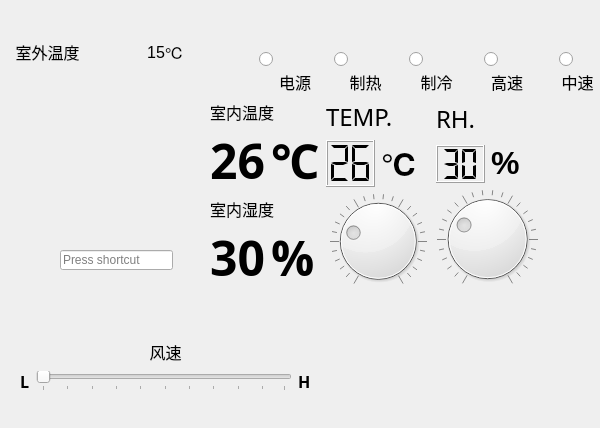
<?xml version="1.0" encoding="UTF-8"?>
<ui version="4.0">
 <class>Air_Window_Dialog</class>
 <widget class="QDialog" name="Air_Window_Dialog">
  <property name="geometry">
   <rect>
    <x>0</x>
    <y>0</y>
    <width>600</width>
    <height>428</height>
   </rect>
  </property>
  <property name="windowTitle">
   <string>Dialog</string>
  </property>
  <widget class="QKeySequenceEdit" name="keySequenceEdit">
   <property name="geometry">
    <rect>
     <x>60</x>
     <y>250</y>
     <width>113</width>
     <height>20</height>
    </rect>
   </property>
  </widget>
  <widget class="QWidget" name="">
   <layout class="QHBoxLayout" name="horizontalLayout" stretch="1,3">
    <property name="spacing">
     <number>0</number>
    </property>
    <property name="topMargin">
     <number>10</number>
    </property>
    <item>
     <layout class="QHBoxLayout" name="horizontalLayout_22" stretch="4,2,1,1">
      <property name="spacing">
       <number>0</number>
      </property>
      <item>
       <widget class="QLabel" name="label_14">
        <property name="font">
         <font>
          <pointsize>12</pointsize>
         </font>
        </property>
        <property name="text">
         <string>室外温度</string>
        </property>
        <property name="alignment">
         <set>Qt::AlignCenter</set>
        </property>
       </widget>
      </item>
      <item>
       <widget class="QLabel" name="label_15">
        <property name="font">
         <font>
          <pointsize>12</pointsize>
         </font>
        </property>
        <property name="styleSheet">
         <string notr="true">border-image: url(:/weather/image/clear_to_overcast.png);</string>
        </property>
        <property name="text">
         <string/>
        </property>
       </widget>
      </item>
      <item>
       <widget class="QLabel" name="label_16">
        <property name="font">
         <font>
          <pointsize>12</pointsize>
         </font>
        </property>
        <property name="text">
         <string>15</string>
        </property>
        <property name="alignment">
         <set>Qt::AlignRight|Qt::AlignTrailing|Qt::AlignVCenter</set>
        </property>
       </widget>
      </item>
      <item>
       <widget class="QLabel" name="label_17">
        <property name="font">
         <font>
          <pointsize>12</pointsize>
         </font>
        </property>
        <property name="text">
         <string>℃</string>
        </property>
       </widget>
      </item>
     </layout>
    </item>
    <item>
     <layout class="QVBoxLayout" name="verticalLayout_7" stretch="1,2,0">
      <property name="spacing">
       <number>0</number>
      </property>
      <item>
       <layout class="QHBoxLayout" name="horizontalLayout_29">
        <item>
         <spacer name="verticalSpacer">
          <property name="orientation">
           <enum>Qt::Vertical</enum>
          </property>
          <property name="sizeHint" stdset="0">
           <size>
            <width>20</width>
            <height>40</height>
           </size>
          </property>
         </spacer>
        </item>
       </layout>
      </item>
      <item>
       <layout class="QHBoxLayout" name="horizontalLayout_19" stretch="0,1,1,1,1,1,1,1">
        <property name="spacing">
         <number>0</number>
        </property>
        <property name="rightMargin">
         <number>0</number>
        </property>
        <item>
         <spacer name="horizontalSpacer_5">
          <property name="orientation">
           <enum>Qt::Horizontal</enum>
          </property>
          <property name="sizeHint" stdset="0">
           <size>
            <width>40</width>
            <height>20</height>
           </size>
          </property>
         </spacer>
        </item>
        <item>
         <layout class="QHBoxLayout" name="horizontalLayout_26">
          <property name="spacing">
           <number>0</number>
          </property>
          <item>
           <spacer name="horizontalSpacer_14">
            <property name="orientation">
             <enum>Qt::Horizontal</enum>
            </property>
            <property name="sizeHint" stdset="0">
             <size>
              <width>40</width>
              <height>20</height>
             </size>
            </property>
           </spacer>
          </item>
          <item>
           <widget class="QRadioButton" name="radioButton">
            <property name="text">
             <string/>
            </property>
           </widget>
          </item>
          <item>
           <spacer name="horizontalSpacer_15">
            <property name="orientation">
             <enum>Qt::Horizontal</enum>
            </property>
            <property name="sizeHint" stdset="0">
             <size>
              <width>40</width>
              <height>20</height>
             </size>
            </property>
           </spacer>
          </item>
         </layout>
        </item>
        <item>
         <layout class="QHBoxLayout" name="horizontalLayout_24">
          <item>
           <spacer name="horizontalSpacer_9">
            <property name="orientation">
             <enum>Qt::Horizontal</enum>
            </property>
            <property name="sizeHint" stdset="0">
             <size>
              <width>40</width>
              <height>20</height>
             </size>
            </property>
           </spacer>
          </item>
          <item>
           <widget class="QRadioButton" name="radioButton_3">
            <property name="text">
             <string/>
            </property>
           </widget>
          </item>
          <item>
           <spacer name="horizontalSpacer_16">
            <property name="orientation">
             <enum>Qt::Horizontal</enum>
            </property>
            <property name="sizeHint" stdset="0">
             <size>
              <width>40</width>
              <height>20</height>
             </size>
            </property>
           </spacer>
          </item>
         </layout>
        </item>
        <item>
         <layout class="QHBoxLayout" name="horizontalLayout_21">
          <item>
           <spacer name="horizontalSpacer_10">
            <property name="orientation">
             <enum>Qt::Horizontal</enum>
            </property>
            <property name="sizeHint" stdset="0">
             <size>
              <width>40</width>
              <height>20</height>
             </size>
            </property>
           </spacer>
          </item>
          <item>
           <widget class="QRadioButton" name="radioButton_4">
            <property name="text">
             <string/>
            </property>
           </widget>
          </item>
          <item>
           <spacer name="horizontalSpacer_17">
            <property name="orientation">
             <enum>Qt::Horizontal</enum>
            </property>
            <property name="sizeHint" stdset="0">
             <size>
              <width>40</width>
              <height>20</height>
             </size>
            </property>
           </spacer>
          </item>
         </layout>
        </item>
        <item>
         <layout class="QHBoxLayout" name="horizontalLayout_23">
          <item>
           <spacer name="horizontalSpacer_11">
            <property name="orientation">
             <enum>Qt::Horizontal</enum>
            </property>
            <property name="sizeHint" stdset="0">
             <size>
              <width>40</width>
              <height>20</height>
             </size>
            </property>
           </spacer>
          </item>
          <item>
           <widget class="QRadioButton" name="radioButton_5">
            <property name="text">
             <string/>
            </property>
           </widget>
          </item>
          <item>
           <spacer name="horizontalSpacer_18">
            <property name="orientation">
             <enum>Qt::Horizontal</enum>
            </property>
            <property name="sizeHint" stdset="0">
             <size>
              <width>40</width>
              <height>20</height>
             </size>
            </property>
           </spacer>
          </item>
         </layout>
        </item>
        <item>
         <layout class="QHBoxLayout" name="horizontalLayout_28">
          <item>
           <spacer name="horizontalSpacer_19">
            <property name="orientation">
             <enum>Qt::Horizontal</enum>
            </property>
            <property name="sizeHint" stdset="0">
             <size>
              <width>40</width>
              <height>20</height>
             </size>
            </property>
           </spacer>
          </item>
          <item>
           <widget class="QRadioButton" name="radioButton_2">
            <property name="text">
             <string/>
            </property>
           </widget>
          </item>
          <item>
           <spacer name="horizontalSpacer_20">
            <property name="orientation">
             <enum>Qt::Horizontal</enum>
            </property>
            <property name="sizeHint" stdset="0">
             <size>
              <width>40</width>
              <height>20</height>
             </size>
            </property>
           </spacer>
          </item>
         </layout>
        </item>
        <item>
         <layout class="QHBoxLayout" name="horizontalLayout_27">
          <item>
           <spacer name="horizontalSpacer_12">
            <property name="orientation">
             <enum>Qt::Horizontal</enum>
            </property>
            <property name="sizeHint" stdset="0">
             <size>
              <width>40</width>
              <height>20</height>
             </size>
            </property>
           </spacer>
          </item>
          <item>
           <widget class="QRadioButton" name="radioButton_6">
            <property name="text">
             <string/>
            </property>
           </widget>
          </item>
          <item>
           <spacer name="horizontalSpacer_21">
            <property name="orientation">
             <enum>Qt::Horizontal</enum>
            </property>
            <property name="sizeHint" stdset="0">
             <size>
              <width>40</width>
              <height>20</height>
             </size>
            </property>
           </spacer>
          </item>
         </layout>
        </item>
        <item>
         <spacer name="horizontalSpacer_6">
          <property name="orientation">
           <enum>Qt::Horizontal</enum>
          </property>
          <property name="sizeHint" stdset="0">
           <size>
            <width>40</width>
            <height>20</height>
           </size>
          </property>
         </spacer>
        </item>
       </layout>
      </item>
      <item>
       <layout class="QHBoxLayout" name="horizontalLayout_18" stretch="1,1,1,1,1,1,1,1">
        <item>
         <spacer name="horizontalSpacer_7">
          <property name="orientation">
           <enum>Qt::Horizontal</enum>
          </property>
          <property name="sizeHint" stdset="0">
           <size>
            <width>40</width>
            <height>20</height>
           </size>
          </property>
         </spacer>
        </item>
        <item>
         <widget class="QLabel" name="label_19">
          <property name="font">
           <font>
            <pointsize>12</pointsize>
           </font>
          </property>
          <property name="text">
           <string>电源</string>
          </property>
          <property name="alignment">
           <set>Qt::AlignHCenter|Qt::AlignTop</set>
          </property>
         </widget>
        </item>
        <item>
         <widget class="QLabel" name="label_18">
          <property name="font">
           <font>
            <pointsize>12</pointsize>
           </font>
          </property>
          <property name="text">
           <string>制热</string>
          </property>
          <property name="alignment">
           <set>Qt::AlignHCenter|Qt::AlignTop</set>
          </property>
         </widget>
        </item>
        <item>
         <widget class="QLabel" name="label_20">
          <property name="font">
           <font>
            <pointsize>12</pointsize>
           </font>
          </property>
          <property name="text">
           <string>制冷</string>
          </property>
          <property name="alignment">
           <set>Qt::AlignHCenter|Qt::AlignTop</set>
          </property>
         </widget>
        </item>
        <item>
         <widget class="QLabel" name="label_21">
          <property name="font">
           <font>
            <pointsize>12</pointsize>
           </font>
          </property>
          <property name="text">
           <string>高速</string>
          </property>
          <property name="alignment">
           <set>Qt::AlignHCenter|Qt::AlignTop</set>
          </property>
         </widget>
        </item>
        <item>
         <widget class="QLabel" name="label_22">
          <property name="font">
           <font>
            <pointsize>12</pointsize>
           </font>
          </property>
          <property name="text">
           <string>中速</string>
          </property>
          <property name="alignment">
           <set>Qt::AlignHCenter|Qt::AlignTop</set>
          </property>
         </widget>
        </item>
        <item>
         <widget class="QLabel" name="label_23">
          <property name="font">
           <font>
            <pointsize>12</pointsize>
           </font>
          </property>
          <property name="text">
           <string>低速</string>
          </property>
          <property name="alignment">
           <set>Qt::AlignHCenter|Qt::AlignTop</set>
          </property>
         </widget>
        </item>
        <item>
         <spacer name="horizontalSpacer_8">
          <property name="orientation">
           <enum>Qt::Horizontal</enum>
          </property>
          <property name="sizeHint" stdset="0">
           <size>
            <width>40</width>
            <height>20</height>
           </size>
          </property>
         </spacer>
        </item>
       </layout>
      </item>
     </layout>
    </item>
   </layout>
  </widget>
  <widget class="QWidget" name="">
   <property name="geometry">
    <rect>
     <x>210</x>
     <y>100</y>
     <width>329</width>
     <height>189</height>
    </rect>
   </property>
   <layout class="QHBoxLayout" name="horizontalLayout_9">
    <item>
     <layout class="QVBoxLayout" name="verticalLayout_4" stretch="1,2,1,0">
      <item>
       <widget class="QLabel" name="label">
        <property name="font">
         <font>
          <pointsize>12</pointsize>
         </font>
        </property>
        <property name="text">
         <string>室内温度</string>
        </property>
       </widget>
      </item>
      <item>
       <layout class="QHBoxLayout" name="horizontalLayout_5">
        <item>
         <widget class="QLabel" name="label_temp">
          <property name="font">
           <font>
            <family>宋体</family>
            <pointsize>36</pointsize>
            <weight>75</weight>
            <bold>true</bold>
           </font>
          </property>
          <property name="text">
           <string>26</string>
          </property>
          <property name="alignment">
           <set>Qt::AlignRight|Qt::AlignTrailing|Qt::AlignVCenter</set>
          </property>
         </widget>
        </item>
        <item>
         <widget class="QLabel" name="label_4">
          <property name="font">
           <font>
            <family>宋体</family>
            <pointsize>36</pointsize>
            <weight>75</weight>
            <bold>true</bold>
           </font>
          </property>
          <property name="text">
           <string>℃</string>
          </property>
         </widget>
        </item>
       </layout>
      </item>
      <item>
       <widget class="QLabel" name="label_2">
        <property name="font">
         <font>
          <pointsize>12</pointsize>
         </font>
        </property>
        <property name="text">
         <string>室内湿度</string>
        </property>
       </widget>
      </item>
      <item>
       <layout class="QHBoxLayout" name="horizontalLayout_8">
        <item>
         <widget class="QLabel" name="label_temp_2">
          <property name="font">
           <font>
            <family>宋体</family>
            <pointsize>36</pointsize>
            <weight>75</weight>
            <bold>true</bold>
           </font>
          </property>
          <property name="text">
           <string>30</string>
          </property>
          <property name="alignment">
           <set>Qt::AlignRight|Qt::AlignTrailing|Qt::AlignVCenter</set>
          </property>
         </widget>
        </item>
        <item>
         <widget class="QLabel" name="label_10">
          <property name="font">
           <font>
            <family>宋体</family>
            <pointsize>36</pointsize>
            <weight>75</weight>
            <bold>true</bold>
           </font>
          </property>
          <property name="text">
           <string>%</string>
          </property>
         </widget>
        </item>
       </layout>
      </item>
     </layout>
    </item>
    <item>
     <layout class="QVBoxLayout" name="verticalLayout_2">
      <item>
       <widget class="QLabel" name="label_6">
        <property name="font">
         <font>
          <family>Algerian</family>
         </font>
        </property>
        <property name="text">
         <string>&lt;html&gt;&lt;head/&gt;&lt;body&gt;&lt;p&gt;&lt;span style=&quot; font-size:18pt;&quot;&gt;TEMP.&lt;/span&gt;&lt;/p&gt;&lt;/body&gt;&lt;/html&gt;</string>
        </property>
       </widget>
      </item>
      <item>
       <layout class="QHBoxLayout" name="horizontalLayout_2">
        <item>
         <widget class="QLCDNumber" name="lcdNumber_2">
          <property name="digitCount">
           <number>2</number>
          </property>
          <property name="segmentStyle">
           <enum>QLCDNumber::Flat</enum>
          </property>
          <property name="intValue" stdset="0">
           <number>26</number>
          </property>
         </widget>
        </item>
        <item>
         <widget class="QLabel" name="label_5">
          <property name="text">
           <string>&lt;html&gt;&lt;head/&gt;&lt;body&gt;&lt;p&gt;&lt;span style=&quot; font-size:24pt; font-weight:600;&quot;&gt;℃&lt;/span&gt;&lt;/p&gt;&lt;/body&gt;&lt;/html&gt;</string>
          </property>
         </widget>
        </item>
       </layout>
      </item>
      <item>
       <widget class="QDial" name="dialTemp">
        <property name="value">
         <number>26</number>
        </property>
        <property name="orientation">
         <enum>Qt::Horizontal</enum>
        </property>
        <property name="wrapping">
         <bool>false</bool>
        </property>
        <property name="notchesVisible">
         <bool>true</bool>
        </property>
       </widget>
      </item>
     </layout>
    </item>
    <item>
     <layout class="QHBoxLayout" name="horizontalLayout_4">
      <item>
       <layout class="QVBoxLayout" name="verticalLayout">
        <item>
         <widget class="QLabel" name="label_9">
          <property name="font">
           <font>
            <family>Algerian</family>
           </font>
          </property>
          <property name="text">
           <string>&lt;html&gt;&lt;head/&gt;&lt;body&gt;&lt;p&gt;&lt;span style=&quot; font-size:18pt;&quot;&gt;RH.&lt;/span&gt;&lt;/p&gt;&lt;/body&gt;&lt;/html&gt;</string>
          </property>
         </widget>
        </item>
        <item>
         <layout class="QHBoxLayout" name="horizontalLayout_3">
          <item>
           <widget class="QLCDNumber" name="lcdNumber">
            <property name="font">
             <font>
              <family>Agency FB</family>
              <pointsize>12</pointsize>
             </font>
            </property>
            <property name="smallDecimalPoint">
             <bool>false</bool>
            </property>
            <property name="digitCount">
             <number>2</number>
            </property>
            <property name="segmentStyle">
             <enum>QLCDNumber::Flat</enum>
            </property>
            <property name="intValue" stdset="0">
             <number>30</number>
            </property>
           </widget>
          </item>
          <item>
           <widget class="QLabel" name="label_3">
            <property name="text">
             <string>&lt;html&gt;&lt;head/&gt;&lt;body&gt;&lt;p&gt;&lt;span style=&quot; font-size:24pt; font-weight:600;&quot;&gt;%&lt;/span&gt;&lt;/p&gt;&lt;/body&gt;&lt;/html&gt;</string>
            </property>
           </widget>
          </item>
         </layout>
        </item>
        <item>
         <widget class="QDial" name="dialRh">
          <property name="value">
           <number>30</number>
          </property>
          <property name="orientation">
           <enum>Qt::Horizontal</enum>
          </property>
          <property name="wrapping">
           <bool>false</bool>
          </property>
          <property name="notchesVisible">
           <bool>true</bool>
          </property>
         </widget>
        </item>
       </layout>
      </item>
     </layout>
    </item>
   </layout>
  </widget>
  <widget class="QWidget" name="">
   <property name="geometry">
    <rect>
     <x>20</x>
     <y>340</y>
     <width>291</width>
     <height>53</height>
    </rect>
   </property>
   <layout class="QVBoxLayout" name="verticalLayout_3">
    <item>
     <widget class="QLabel" name="label_7">
      <property name="font">
       <font>
        <pointsize>12</pointsize>
       </font>
      </property>
      <property name="text">
       <string>风速</string>
      </property>
      <property name="alignment">
       <set>Qt::AlignCenter</set>
      </property>
     </widget>
    </item>
    <item>
     <layout class="QHBoxLayout" name="horizontalLayout_6">
      <item>
       <widget class="QLabel" name="label_8">
        <property name="font">
         <font>
          <family>Arial Black</family>
          <pointsize>12</pointsize>
          <weight>75</weight>
          <bold>true</bold>
         </font>
        </property>
        <property name="text">
         <string>L</string>
        </property>
       </widget>
      </item>
      <item>
       <widget class="QSlider" name="horizontalSlider">
        <property name="sliderPosition">
         <number>0</number>
        </property>
        <property name="orientation">
         <enum>Qt::Horizontal</enum>
        </property>
        <property name="invertedAppearance">
         <bool>false</bool>
        </property>
        <property name="invertedControls">
         <bool>false</bool>
        </property>
        <property name="tickPosition">
         <enum>QSlider::TicksBelow</enum>
        </property>
       </widget>
      </item>
      <item>
       <widget class="QLabel" name="label_11">
        <property name="font">
         <font>
          <family>Arial Black</family>
          <pointsize>12</pointsize>
          <weight>75</weight>
          <bold>true</bold>
         </font>
        </property>
        <property name="text">
         <string>H</string>
        </property>
       </widget>
      </item>
     </layout>
    </item>
   </layout>
  </widget>
 </widget>
 <resources/>
 <connections>
  <connection>
   <sender>dialRh</sender>
   <signal>valueChanged(int)</signal>
   <receiver>lcdNumber</receiver>
   <slot>display(int)</slot>
   <hints>
    <hint type="sourcelabel">
     <x>365</x>
     <y>175</y>
    </hint>
    <hint type="destinationlabel">
     <x>352</x>
     <y>137</y>
    </hint>
   </hints>
  </connection>
  <connection>
   <sender>dialTemp</sender>
   <signal>valueChanged(int)</signal>
   <receiver>lcdNumber_2</receiver>
   <slot>display(int)</slot>
   <hints>
    <hint type="sourcelabel">
     <x>496</x>
     <y>212</y>
    </hint>
    <hint type="destinationlabel">
     <x>460</x>
     <y>136</y>
    </hint>
   </hints>
  </connection>
 </connections>
</ui>
